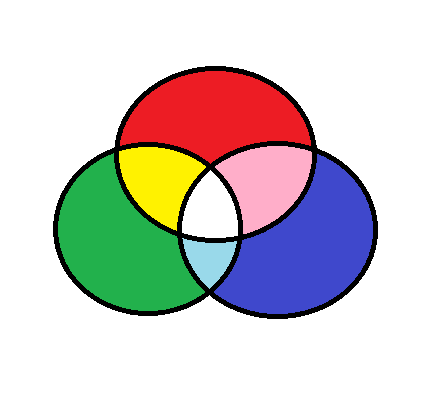
#> input picture image/RGB_paint.png, 437 x 394 px
$ jupyter execute --allow-errors image_process.ipynb
#> lines starting #> are read from the running program, lines starting #| are printed output that depends on the picture
[cell 1]
import cv2
import matplotlib.pyplot as plt

image = cv2.imread(r'../image/RGB_paint.png', 1)
#> image is the input picture: shape (394, 437, 3); mean B, G, R 202.4, 203.9, 208.2
# Loading the image

half = cv2.resize(image, (0, 0), fx = 0.1, fy = 0.1)
bigger = cv2.resize(image, (1050, 1610))
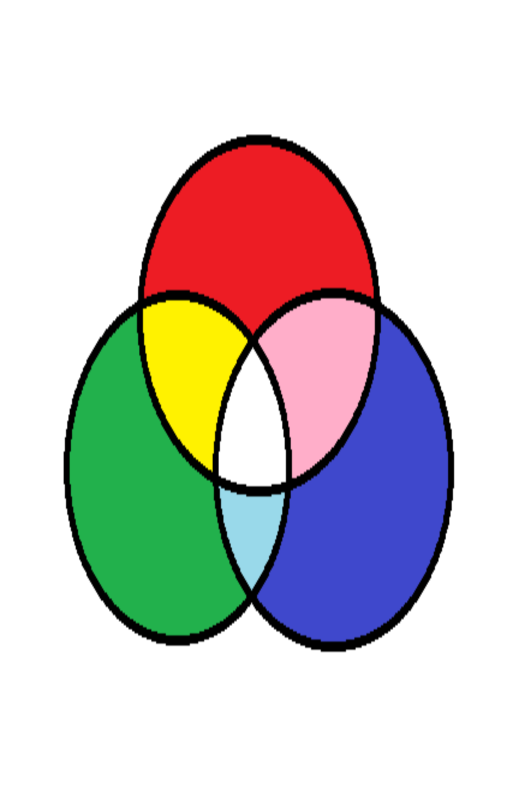
#> bigger: shape (1610, 1050, 3) (shown at 1/2 size); mean B, G, R 202.4, 203.9, 208.2

stretch_near = cv2.resize(image, (780, 540),
               interpolation = cv2.INTER_LINEAR)
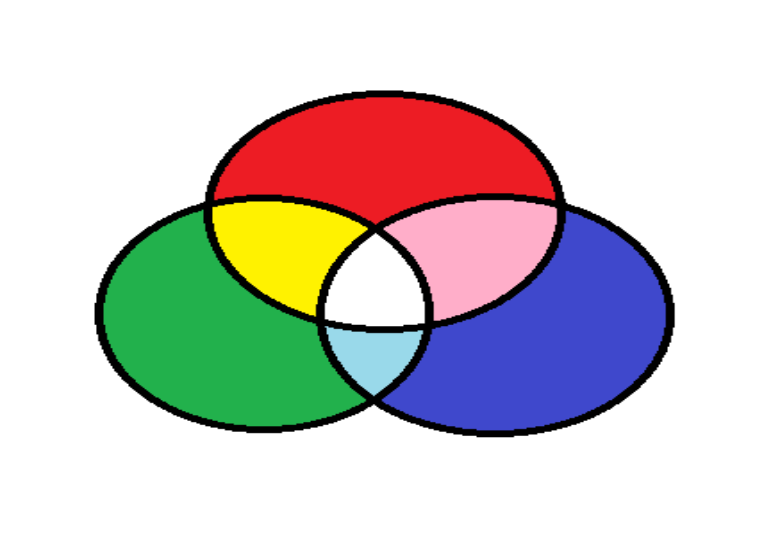
#> stretch_near: shape (540, 780, 3); mean B, G, R 202.4, 203.9, 208.2


Titles =["Original", "Half", "Bigger", "Interpolation Nearest"]
images =[image, half, bigger, stretch_near]
count = 4

for i in range(count):
    plt.subplot(2, 2, i + 1)
    plt.title(Titles[i])
    plt.imshow(images[i])

plt.show()
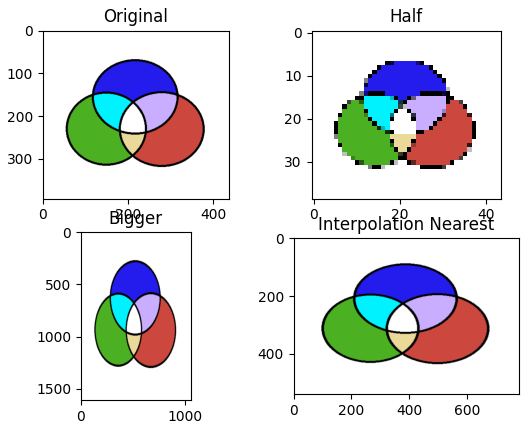
#> figure drawn by matplotlib, 4 panels; B, G, R data is drawn as R, G, B

[cell 2]
# interpolation: The interpolation method to use (optional). Common options include:
cv2.INTER_NEAREST
#> (the rest of this cell did not finish here and is left out)

[cell 3]
""" To maintain the aspect ratio, you need to calculate the
new dimensions based on the desired size while preserving the
original aspect ratio."""

# Load the image
image = cv2.imread('image.jpg')

# Get the original dimensions
#> (the rest of this cell did not finish here and is left out)

[cell 4]
# cv2.erode() method

"""
src: It is the image which is to be eroded .

kernel: A structuring element used for erosion. If element = Mat(), a 3 x 3 rectangular structuring element is used. Kernel can be created using getStructuringElement.

dst: It is the output image of the same size and type as src.

anchor: It is a variable of type integer representing anchor point and it’s default value Point is (-1, -1) which means that the anchor is at the kernel center.

borderType: It depicts what kind of border to be added. It is defined by flags like cv2.BORDER_CONSTANT, cv2.BORDER_REFLECT, etc.

iterations: It is number of times erosion is applied.

borderValue: It is border value in case of a constant border.

Return Value: It returns an image.

"""

[cell 5]
# Python program to explain cv2.erode() method

# importing cv2
import cv2

# importing numpy
import numpy as np

# path
path = r'../image/RGB_paint.png'

# Reading an image in default mode
image = cv2.imread(path)

# Window name in which image is displayed
window_name = 'Image'

# Creating kernel
kernel = np.ones((5, 5), np.uint8)

# Using cv2.erode() method
image = cv2.erode(image, kernel)

# Displaying the image
cv2.imshow(window_name, image)
cv2.waitKey(0)
cv2.destroyAllWindows()

[cell 6]
# Python program to explain cv2.erode() method

# importing cv2
import cv2

# importing numpy
import numpy as np

# path
path = r'../image/RGB_paint.png'

# Reading an image in default mode
image = cv2.imread(path)

# Window name in which image is displayed
window_name = 'Image'

# Creating kernel
kernel = np.ones((6, 6), np.uint8)

# Using cv2.erode() method
image = cv2.erode(image, kernel, cv2.BORDER_REFLECT)

# Displaying the image
cv2.imshow(window_name, image)
cv2.waitKey(0)
cv2.destroyAllWindows()

Python | Image blurring using OpenCV

[cell 7]
import cv2
import numpy as np

image = cv2.imread(r'../image/RGB_paint.png')

cv2.imshow('Original Image', image)
cv2.waitKey(0)

# Gaussian Blur
Gaussian = cv2.GaussianBlur(image, (7, 7), 0)
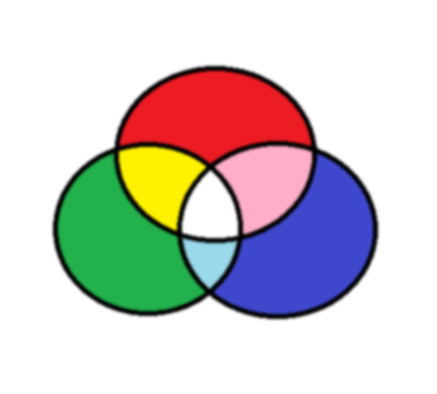
#> Gaussian: shape (394, 437, 3); mean B, G, R 202.4, 203.9, 208.2
cv2.imshow('Gaussian Blurring', Gaussian)
cv2.waitKey(0)

# Median Blur
median = cv2.medianBlur(image, 5)
cv2.imshow('Median Blurring', median)
cv2.waitKey(0)


# Bilateral Blur
bilateral = cv2.bilateralFilter(image, 9, 75, 75)
cv2.imshow('Bilateral Blurring', bilateral)
cv2.waitKey(0)
cv2.destroyAllWindows()

Python OpenCV | cv2.copyMakeBorder() method

[cell 8]
import cv2

# path
path = r'../image/road.jpg'

# Reading an image in default mode
image = cv2.imread(path)
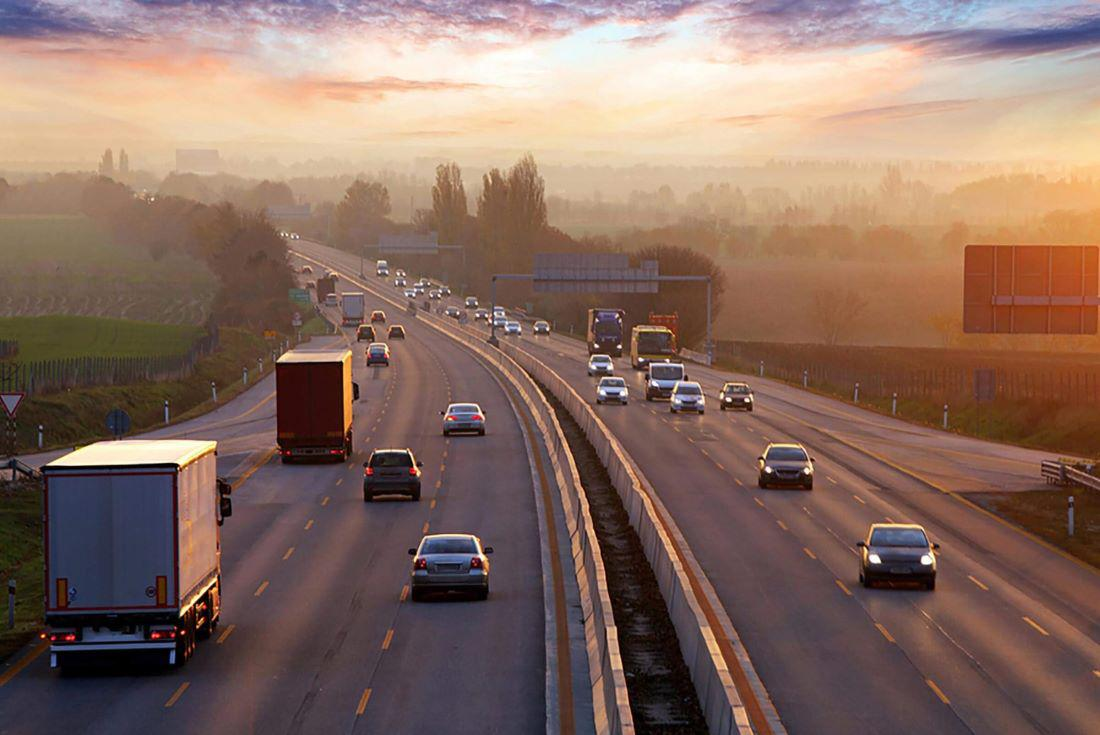
#> input picture image/road.jpg, 1100 x 735 px
#> image is the input picture: shape (735, 1100, 3); mean B, G, R 98.3, 109.4, 136.2

# Window name in which image is displayed
window_name = 'Image'

# Using cv2.copyMakeBorder() method
image = cv2.copyMakeBorder(image, 10, 10, 10, 10, cv2.BORDER_CONSTANT, None, value = 0)
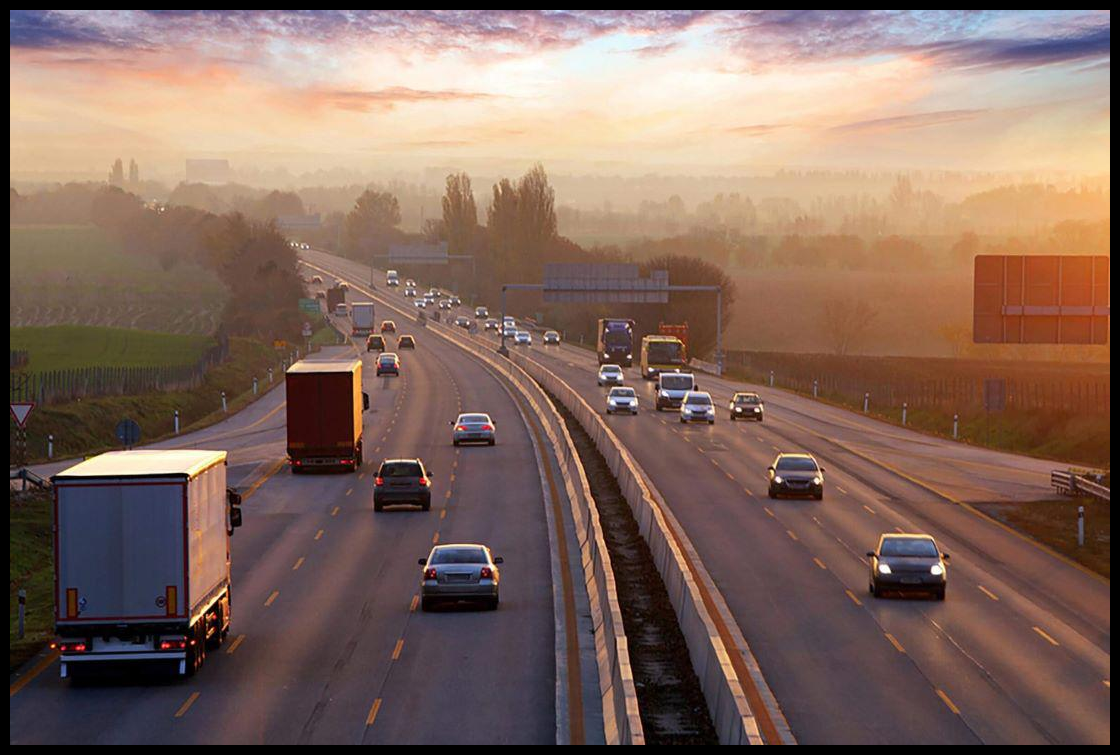
#> image: shape (755, 1120, 3); mean B, G, R 94, 104.6, 130.2

# Displaying the image
cv2.imshow(window_name, image)
cv2.waitKey(0)
cv2.destroyAllWindows()

[cell 9]
# Python program to explain cv2.copyMakeBorder() method

# importing cv2
import cv2

# path
path = r'../image/RGB_paint.png'

# Reading an image in default mode
image = cv2.imread(path)

# Window name in which image is displayed
window_name = 'Image'

# Using cv2.copyMakeBorder() method
image = cv2.copyMakeBorder(image, 100, 100, 50, 50, cv2.BORDER_REFLECT)
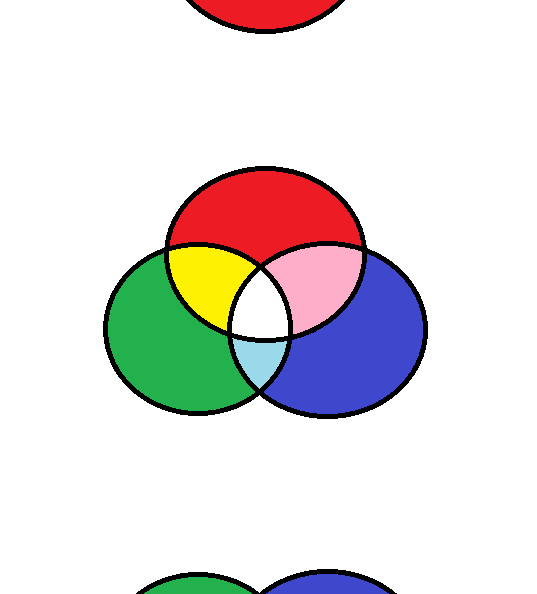
#> image: shape (594, 537, 3); mean B, G, R 221.9, 222.3, 225.9

# Displaying the image
cv2.imshow(window_name, image)
cv2.waitKey(0)
cv2.destroyAllWindows()

Python | Grayscaling of Images using OpenCV

[cell 10]
# import opencv
import cv2

# Load the input image
image = cv2.imread(r'../image/RGB_paint.png')
cv2.imshow('Original', image)
cv2.waitKey(0)

# Use the cvtColor() function to grayscale the image
gray_image = cv2.cvtColor(image, cv2.COLOR_BGR2GRAY)
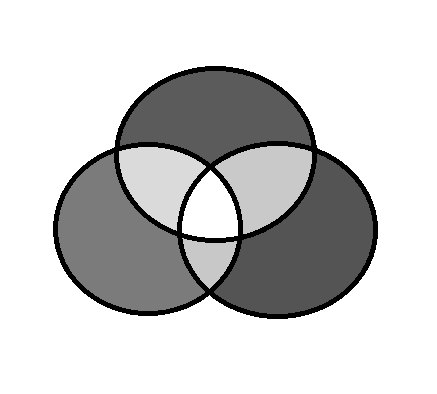
#> gray_image: shape (394, 437); min 0, max 255, mean 205

cv2.imshow('Grayscale', gray_image)
cv2.waitKey(0)

# Window shown waits for any key pressing event
cv2.destroyAllWindows()

[cell 11]
# Import opencv
import cv2

# Use the second argument or (flag value) zero
# that specifies the image is to be read in grayscale mode
img = cv2.imread(r'../image/RGB_paint.png', 0)
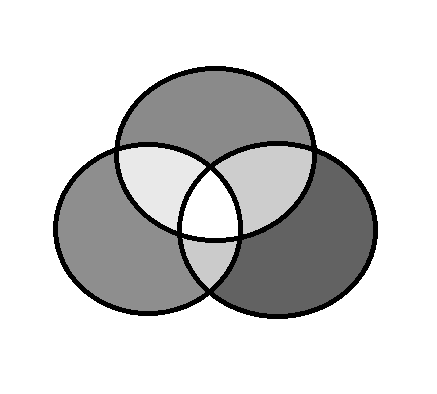
#> img: shape (394, 437); min 0, max 255, mean 211.1

cv2.imshow('Grayscale Image', img)
cv2.waitKey(0)

# Window shown waits for any key pressing event
cv2.destroyAllWindows()

[cell 12]
# Import opencv
import cv2

# Load the input image
img = cv2.imread(r'../image/RGB_paint.png')

# Obtain the dimensions of the image array
# using the shape method
(row, col) = img.shape[0:2]
#> row = 394; col = 437

# Take the average of pixel values of the BGR Channels
# to convert the colored image to grayscale image
for i in range(row):
    for j in range(col):
        # Find the average of the BGR pixel values
        img[i, j] = sum(img[i, j]) * 0.33
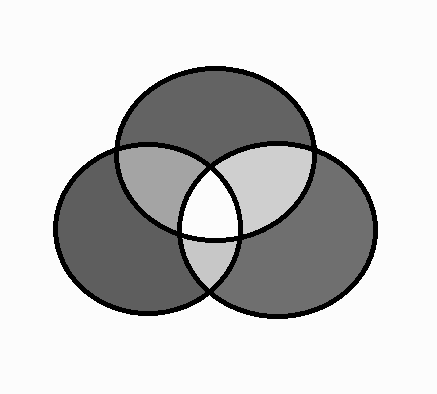
#> img: shape (394, 437, 3); min 0, max 252, mean 202.3

cv2.imshow('Grayscale Image', img)
cv2.waitKey(0)

# Window shown waits for any key pressing event
cv2.destroyAllWindows()
